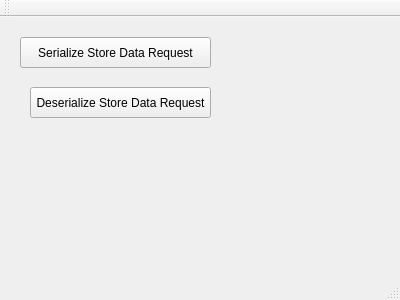
<?xml version="1.0" encoding="UTF-8"?>
<ui version="4.0">
 <class>MainWindow</class>
 <widget class="QMainWindow" name="MainWindow">
  <property name="geometry">
   <rect>
    <x>0</x>
    <y>0</y>
    <width>400</width>
    <height>300</height>
   </rect>
  </property>
  <property name="windowTitle">
   <string>MainWindow</string>
  </property>
  <widget class="QWidget" name="centralWidget">
   <widget class="QPushButton" name="storedata">
    <property name="geometry">
     <rect>
      <x>20</x>
      <y>20</y>
      <width>191</width>
      <height>31</height>
     </rect>
    </property>
    <property name="text">
     <string>Serialize Store Data Request</string>
    </property>
   </widget>
   <widget class="QPushButton" name="pushButton">
    <property name="geometry">
     <rect>
      <x>30</x>
      <y>70</y>
      <width>181</width>
      <height>31</height>
     </rect>
    </property>
    <property name="text">
     <string>Deserialize Store Data Request</string>
    </property>
   </widget>
  </widget>
  <widget class="QMenuBar" name="menuBar">
   <property name="geometry">
    <rect>
     <x>0</x>
     <y>0</y>
     <width>400</width>
     <height>21</height>
    </rect>
   </property>
  </widget>
  <widget class="QToolBar" name="mainToolBar">
   <attribute name="toolBarArea">
    <enum>TopToolBarArea</enum>
   </attribute>
   <attribute name="toolBarBreak">
    <bool>false</bool>
   </attribute>
  </widget>
  <widget class="QStatusBar" name="statusBar"/>
 </widget>
 <layoutdefault spacing="6" margin="11"/>
 <resources/>
 <connections/>
</ui>
